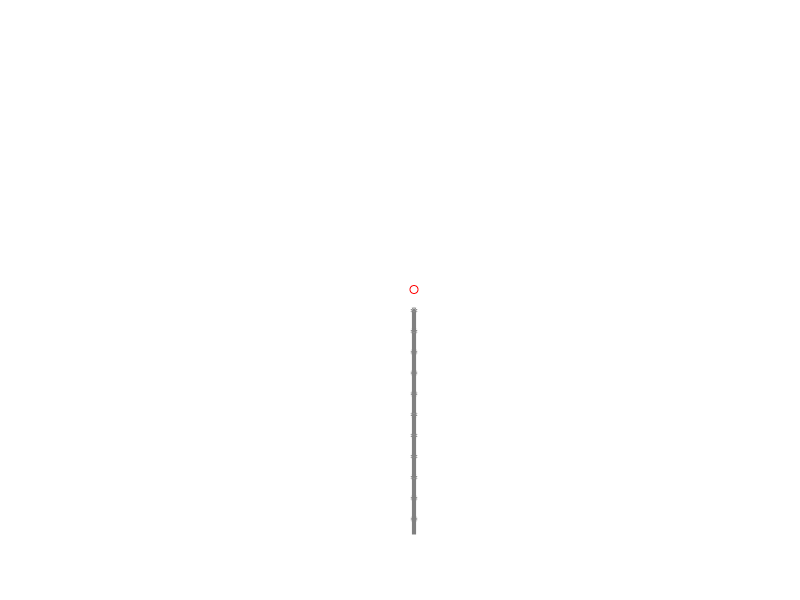

Write MATLAB code to recreate this figure. (Note: this script raises an error after producing the figure.)
function main()

% Authors: Kimia Forghani, Yancy Diaz-Mercado
%
% Date Created: 02/14/2025
%
% Copyright (c) 2025
% Collaborative Controls and Robotics Laboratory
% University of Maryland, College Park
%
% All rights reserved.

clc
clear
warning('off', 'all');

% Global variable to track key presses
    global pressedKeys;
    pressedKeys = struct('w', false, 'a', false, 's', false, 'd', false);

%init params
    timeStep = 0.048;           %Change this based on hardware
    n = 30;                     %Number of nodes in the chain
    ell_thread = 200;           %Thread length
    deltaL=ell_thread/(n-1);
    separationEnforcementGain = 1e+1;
    SafetyDistance = 0.5;

%%
% Initial position of the needle
    needle_pos = [0; -40];          %[x; y]
    needle_pos_temp = needle_pos;

    initSep = 0.99*deltaL;          %Initial distanc between each two nodes
    initPos = needle_pos';
    threadXY = [ones(n, 1)*initPos(1,1)  ,  (initPos(1,2)-initSep: -initSep: (n-1)*-initSep+initPos(1,2)-initSep)'];
    threadXY=threadXY'; %size(threadXY) = 2 X n

    % Create a figure for capturing key presses
    hFig = figure;
    set(hFig, 'KeyPressFcn', @keyPress);
    set(hFig, 'KeyReleaseFcn', @keyRelease); % Handle key release

    hNeedle =  plot(needle_pos(1,1), needle_pos(2,1), 'r-o');
    hold on

    hThread = plot(threadXY(1,:), threadXY(2,:) , '-o','LineWidth',3,'MarkerSize', 2, 'MarkerFaceColor', 0.75*[1 1 1],'Color', 0.5*[1 1 1]); % Suture initially rest on x axis 
    axis([-80 80 -120 40 -5 5]);
    axis off; 
    set(gcf, 'Color', 'w');
    
%% Visualize Abdominal Wall and Inguinal Ring
%Visualization parameters
    rho_p = 0.00071/2*1000; %[mm] outer radius of the needle
    percentageFromEdge2Ring = 0.85;
%Hernia visualization
    [~,abdominalWall,~] = visualizeInguinalRing('NeedleRadius',2*rho_p,'FractionEdgeToRing',percentageFromEdge2Ring);

%Obstacle Triangulation
    tri_vertices{1} = triangles_vertices_delaunay(abdominalWall{1}); %project point method
    tri_vertices{2} = triangles_vertices_delaunay(abdominalWall{2}); %project point method
    tri_vertices{3} = triangles_vertices_delaunay(abdominalWall{3}); %project point method

%%
%Choose your barrier function

%Without Stiffness Lyapunov Function: suitable for silk suture
%     barrierCertificate = create_si_connectivity_barrier_certificate_with_obstacles('MaxSeparation',deltaL,'SafetyDistance', SafetyDistance,'BarrierGain',separationEnforcementGain,'N',n,'tri_verices',tri_vertices);

%With Stiffness Lyapunov Function: suitable for Polyamide suture
    barrierCertificate = create_si_connectivity_barrier_certificate_with_obstacles_stiff('MaxSeparation',deltaL,'SafetyDistance', SafetyDistance,'BarrierGain',separationEnforcementGain,'N',n,'tri_verices',tri_vertices);

%%
%initial thread vlocity
    threadXYVel = zeros(2,n); %Initially stationary 
j=1;
tic; %start timer
while j<1000

    threadXYVel = 0.8* threadXYVel; %Damping effect Beta=0.9
    needle_step = getNeedleStep(); % Compute the movement based on active keys
    du = (needle_step)./timeStep;   %Needle velocity based on user input
   
%************************ Thread Update Start *************************
    [threadXYVel, duC, B(j,:), Btis(j,:)] = barrierCertificate(threadXYVel,threadXY,needle_pos_temp,du);

%CLF 
    if j>1
        % slows down needle if two consecutive obs
        Btis(j,:) = Btis(j,:)*1e-3;
    
        % Define the lengths of the sections
        n1 = n+1;
    
        % Extract the three parts of the vector
        Btis_part1 = Btis(j, 1:n1);                   % First part
        Btis_part2 = Btis(j, n1+1:2*n1);              % Second part
        Btis_part3 = Btis(j, 2*n1+1:3*n1);            % Third part
    
        Bthresh = 0.03;
        velthresh = 4;
        % Check if Btis(j, i) in any two of the three parts is < Bthresh
        condition1 = (Btis_part1 < Bthresh & Btis_part2 < Bthresh) | ...
                     (Btis_part1 < Bthresh & Btis_part3 < Bthresh) | ...
                     (Btis_part2 < Bthresh & Btis_part3 < Bthresh);
                 if any(condition1)  
                        % Find the index where the condition is true
                        index = find(condition1, 2); % Find the first index where condition1 is true
        
                        % Check if condition1 is true for any element
                        if ~isempty(index) && any(arrayfun(@(i) norm(threadXYVel(:, mod(i,n)+1)), index) > velthresh) 
                            duC = duC * 0.9^sum(condition1);
                            threadXYVel = threadXYVel* 0.9^sum(condition1);
                            hThread.Color = [1, 165/255 * (13 - sum(condition1)) / 12,0]; %orange
                        else 
                            hThread.Color = [0,0.2,1]; %blue
                        end
        
                 else
                         hThread.Color = [0,1,0]; %green
                 end
    end

    %Update thread visual
    [threadXY, threadXYVel, hThread ,needle_pos_temp] = ThreadUpdateBarrier(threadXY, threadXYVel, timeStep, hThread,needle_pos_temp, duC);
        
    %************************* Thread Update End **************************

    %Update needle 
    hNeedle.XData = needle_pos_temp(1,1);
    hNeedle.YData = needle_pos_temp(2,1);
    
    % Update the figure window 
    drawnow;  
%%
         elapsedTime = toc;  % Check the elapsed time
       
    if elapsedTime < timeStep
        pause(timeStep - elapsedTime);  % Adjust the pause to maintain consistent timing
    else
        disp(elapsedTime)
    end
  tic;  % Reset timer after each loop iteration

j=j+1;
end    

 figure()
    plot(1:j-1,B(:,1:5:end))
    title('h con1')
    xlabel('Iteration')
    ylabel('h(xi)')
    legend('node 1','node 6','node 11','node 16','node 21','node 26')

    figure()
    plot(2:j-1,1e3*Btis(2:j-1,1:n+1))
    xlabel('Iteration')
    ylabel('h(xi)')
    title('h obs1')

    figure()
    plot(2:j-1,1e3*Btis(2:j-1,n+2:2*n+2))
    xlabel('Iteration')
    ylabel('h(xi)')
    title('h obs2')

        figure()
    plot(2:j-1,1e3*Btis(2:j-1,2*n+3:3*n+3))
    xlabel('Iteration')
    ylabel('h(xi)')
    title('h obs3')

%% Function to compute the needle step based on active keys
function step = getNeedleStep()
    step_size = 0.4; %Increase this for increased velocity  
    step = [0; 0];
    
    if pressedKeys.w
        step = step + step_size .* [0; 1]; % Up
    end
    if pressedKeys.s
        step = step - step_size .* [0; 1]; % Down
    end
    if pressedKeys.a
        step = step - step_size .* [1; 0]; % Left
    end
    if pressedKeys.d
        step = step + step_size .* [1; 0]; % Right
    end
    % Normalize the step to keep consistent speed in diagonal movement
    if norm(step) > 0
        step = (step / norm(step)) * step_size;
    end
end

%% Function to handle key press events
function keyPress(~, event)
    if isfield(pressedKeys, event.Key)
        pressedKeys.(event.Key) = true;
    end
end

%% Function to handle key release events
function keyRelease(~, event)
    if isfield(pressedKeys, event.Key)
        pressedKeys.(event.Key) = false;
    end
end

 
end
